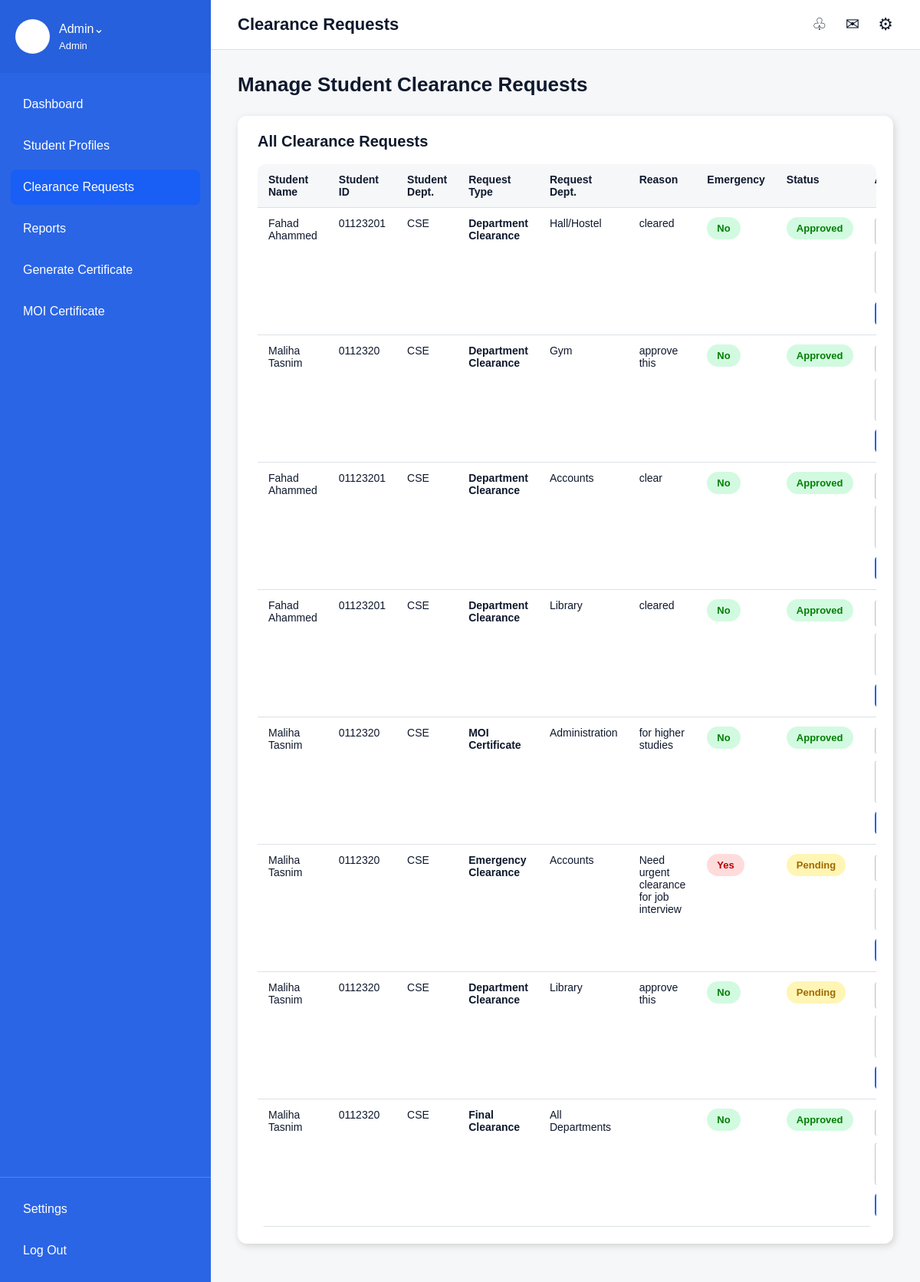
The app's page /clearance-requests.php (signed in) with its own data.
### tables this page shows
CREATE TABLE `clearance_requests` (
  `request_id` int(11) NOT NULL,
  `student_id` int(11) NOT NULL,
  `status` varchar(50) DEFAULT 'Pending',
  `comment` text DEFAULT NULL,
  `request_date` timestamp NOT NULL DEFAULT current_timestamp(),
  `clearance_type` varchar(100) DEFAULT 'Final Clearance',
  `department` varchar(100) DEFAULT 'All Departments',
  `reason` text DEFAULT NULL,
  `is_emergency` varchar(20) DEFAULT 'No'
);

CREATE TABLE `students` (
  `student_id` int(11) NOT NULL,
  `name` varchar(100) NOT NULL,
  `roll` varchar(50) NOT NULL,
  `department` varchar(100) NOT NULL,
  `batch` varchar(50) NOT NULL,
  `email` varchar(100) NOT NULL,
  `password` varchar(100) NOT NULL,
  `created_at` timestamp NOT NULL DEFAULT current_timestamp()
);

### clearance-requests.php (the view, shortened to what this page needs)
<?php
include "../db.php";
$request_sql = "SELECT clearance_requests.*, students.name, students.roll, students.department AS student_department
                FROM clearance_requests
                INNER JOIN students ON clearance_requests.student_id = students.student_id
                ORDER BY clearance_requests.request_id DESC";
$request_result = $conn->query($request_sql);
?>
<!DOCTYPE html>
<html lang="en">
<head>
    <link rel="stylesheet" type="text/css" href="./admin.css">
</head>
<body>
<div class="page">
    <div class="left">
        <div class="profile">
            <div class="profile-icon"></div>
            <div>
                <div>Admin⌄</div>
                <div class="small-name"><?php echo $_SESSION["admin_name"]; ?></div>
            </div>
        </div>
        <div class="nav">
            <a class="nav-item" href="admin-dashboard.php">Dashboard</a>
            <a class="nav-item" href="student-clearance-profile.php">Student Profiles</a>
            <a class="nav-item active" href="clearance-requests.php">Clearance Requests</a>
            <a class="nav-item" href="reports.php">Reports</a>
            <a class="nav-item" href="generate-certificate.php">Generate Certificate</a>
            <a class="nav-item" href="moi-certificate-management.php">MOI Certificate</a>
        </div>
        <div class="bottom-nav">
            <a class="nav-item" href="settings.php">Settings</a>
            <a class="nav-item" href="../logout.php">Log Out</a>
        </div>
    </div>
    <div class="right">
        <div class="top">
            <div class="top-title">Clearance Requests</div>
            <div class="top-icons">♧ ✉ ⚙</div>
        </div>
        <div class="content">
            <div class="welcome">Manage Student Clearance Requests</div>
            <div class="frontend-card">
                <div class="section-title">All Clearance Requests</div>
                <div class="table-box no-shadow">
                    <table>
                        <tr>
                            <th>Student Name</th>
                            <th>Student ID</th>
                            <th>Student Dept.</th>
                            <th>Request Type</th>
                            <th>Request Dept.</th>
                            <th>Reason</th>
                            <th>Emergency</th>
                            <th>Status</th>
                            <th>Admin Action</th>
                        </tr>
                        <?php
                        if($request_result->num_rows > 0){
                            while($row = $request_result->fetch_assoc()){
                                echo "<tr>";
                                echo "<td>".$row["name"]."</td>";
                                echo "<td>".$row["roll"]."</td>";
                                echo "<td>".$row["student_department"]."</td>";
                                echo "<td><b>".$row["clearance_type"]."</b></td>";
                                echo "<td>".$row["department"]."</td>";
                                echo "<td>".$row["reason"]."</td>";
                                if($row["is_emergency"] == "Yes"){
                                    echo "<td><span class='status red'>Yes</span></td>";
                                }
                                else{
                                    echo "<td><span class='status green'>No</span></td>";
                                }
                                if($row["status"] == "Approved"){
                                    echo "<td><span class='status green'>Approved</span></td>";
                                }
                                else if($row["status"] == "Rejected"){
                                    echo "<td><span class='status red'>Rejected</span></td>";
                                }
                                else{
                                    echo "<td><span class='status yellow'>Pending</span></td>";
                                }
                                echo "<td>
                                    <form method='POST' class='table-form'>
                                        <input type='hidden' name='request_id' value='".$row["request_id"]."'>
                                        <select name='status'>
                                            <option value='Pending'>Pending</option>
                                            <option value='Approved'>Approved</option>
                                            <option value='Rejected'>Rejected</option>
                                        </select>
                                        <textarea name='comment' placeholder='Write admin comment'>".$row["comment"]."</textarea>
                                        <button type='submit' name='update_request' onclick=\"return confirm('Are you sure you want to update this request?')\">
                                            Update
                                        </button>
                                    </form>
                                </td>";
                                echo "</tr>";
                            }
                        }
                        else{
                            echo "<tr><td colspan='9'>No clearance requests found.</td></tr>";
                        }
                        ?>
                    </table>
                </div>
            </div>
        </div>
    </div>
</div>
</body>
</html>

### admin.css (style rules this page uses)
* { margin: 0; padding: 0; box-sizing: border-box; }
body { font-family: Arial, sans-serif; color: rgb(15, 25, 45); background: rgb(246, 247, 249); }
a { text-decoration: none; color: inherit; }
button { border: none; cursor: pointer; font-family: Arial, sans-serif; }
.page { display: flex; height: 100vh; overflow: hidden; }
.left { width: 275px; height: 100vh; background: rgb(42, 101, 230); color: white; display: flex; flex-direction: column; overflow-y: auto; flex-shrink: 0; }
.profile { display: flex; align-items: center; gap: 12px; padding: 25px 20px; background: rgb(38, 96, 220); }
.profile-icon { width: 45px; height: 45px; background: white; color: rgb(32, 97, 241); border-radius: 50%; text-align: center; line-height: 45px; }
.small-name { font-size: 13px; margin-top: 5px; }
.nav { display: flex; flex-direction: column; padding: 18px 14px; gap: 8px; }
.nav-item { padding: 14px 16px; border-radius: 8px; font-size: 16px; color: white; }
.nav-item:hover, .nav-item.active { background: rgb(25, 94, 245); }
.bottom-nav { margin-top: auto; border-top: 1px solid rgba(255,255,255,0.2); padding: 18px 14px; display: flex; flex-direction: column; gap: 8px; }
.right { flex: 1; height: 100vh; background: rgb(246, 247, 249); overflow-y: auto; overflow-x: hidden; }
.top { height: 65px; background: white; border-bottom: 1px solid rgb(220, 225, 230); display: flex; justify-content: space-between; align-items: center; padding: 0 35px; position: sticky; top: 0; z-index: 10; }
.top-title { font-size: 22px; font-weight: bold; }
.top-icons { word-spacing: 18px; font-size: 22px; }
.content, .admin-content, .profile-content { padding: 30px 35px 50px 35px; }
.welcome { font-size: 26px; font-weight: bold; margin-bottom: 25px; }
.dash-card, .admin-summary-card, .report-card, .frontend-card, .activity, .admin-main-card, .main-card, .profile-box, .profile-action-card, .request-card, .info-box { background: white; border-radius: 12px; padding: 22px; box-shadow: 2px 3px 10px lightgray; border-left: 4px solid transparent; margin-top: 20px; }
.dash-title, .section-title, .page-title { font-size: 20px; font-weight: bold; margin-bottom: 10px; }
.table-box { width: 100%; overflow-x: auto; background: white; border-radius: 10px; margin-top: 18px; }
table, .admin-table, .profile-table { width: 100%; border-collapse: collapse; min-width: 900px; }
th, td, .admin-table th, .admin-table td, .profile-table th, .profile-table td { text-align: left; padding: 12px 14px; border-bottom: 1px solid rgb(220, 225, 230); font-size: 14px; vertical-align: top; }
th, .admin-table th { background: rgb(246, 247, 249); font-weight: bold; }
.table-form { min-width: 170px; }
.table-form select, .table-form textarea, table select, table textarea { width: 100%; padding: 8px; margin-bottom: 6px; border: 1px solid rgb(190, 198, 210); border-radius: 5px; }
.table-form textarea, table textarea { height: 58px; resize: none; }
.table-form button, table button { background: rgb(32, 97, 241); color: white; padding: 8px 12px; border-radius: 5px; }
input, select, textarea { border: 1px solid rgb(200, 207, 216); border-radius: 10px; padding: 13px; font-size: 15px; width: 100%; }
textarea { height: 90px; resize: none; }
.status { padding: 7px 13px; border-radius: 18px; display: inline-block; font-size: 13px; font-weight: bold; }
.green { background: rgb(210, 250, 225); color: green; }
.yellow { background: rgb(255, 245, 180); color: rgb(160, 105, 0); }
.red { background: rgb(255, 220, 220); color: rgb(180, 0, 0); }
.no-shadow { box-shadow: none; padding: 0; }

### records on screen
clearance_requests: student.name "Fahad Ahammed", student.roll "01123201", student.department "CSE", clearance_type "Department Clearance", department "Hall/Hostel", reason "cleared", is_emergency "No", status "Approved", comment "okay"
clearance_requests: student.name "Maliha Tasnim", student.roll "0112320", student.department "CSE", clearance_type "Department Clearance", department "Gym", reason "approve this", is_emergency "No", status "Approved"
clearance_requests: student.name "Fahad Ahammed", student.roll "01123201", student.department "CSE", clearance_type "Department Clearance", department "Accounts", reason "clear", is_emergency "No", status "Approved"
clearance_requests: student.name "Fahad Ahammed", student.roll "01123201", student.department "CSE", clearance_type "Department Clearance", department "Library", reason "cleared", is_emergency "No", status "Approved"
clearance_requests: student.name "Maliha Tasnim", student.roll "0112320", student.department "CSE", clearance_type "MOI Certificate", department "Administration", reason "for higher studies", is_emergency "No", status "Approved"
clearance_requests: student.name "Maliha Tasnim", student.roll "0112320", student.department "CSE", clearance_type "Emergency Clearance", department "Accounts", reason "Need urgent clearance for job interview", is_emergency "Yes", status "Pending", comment "Waiting for review"
clearance_requests: student.name "Maliha Tasnim", student.roll "0112320", student.department "CSE", clearance_type "Department Clearance", department "Library", reason "approve this", is_emergency "No", status "Pending", comment "Waiting for review"
clearance_requests: student.name "Maliha Tasnim", student.roll "0112320", student.department "CSE", clearance_type "Final Clearance", department "All Departments", is_emergency "No", status "Approved", comment "okay"

### other values on screen
$_SESSION["admin_name"] "Admin"
